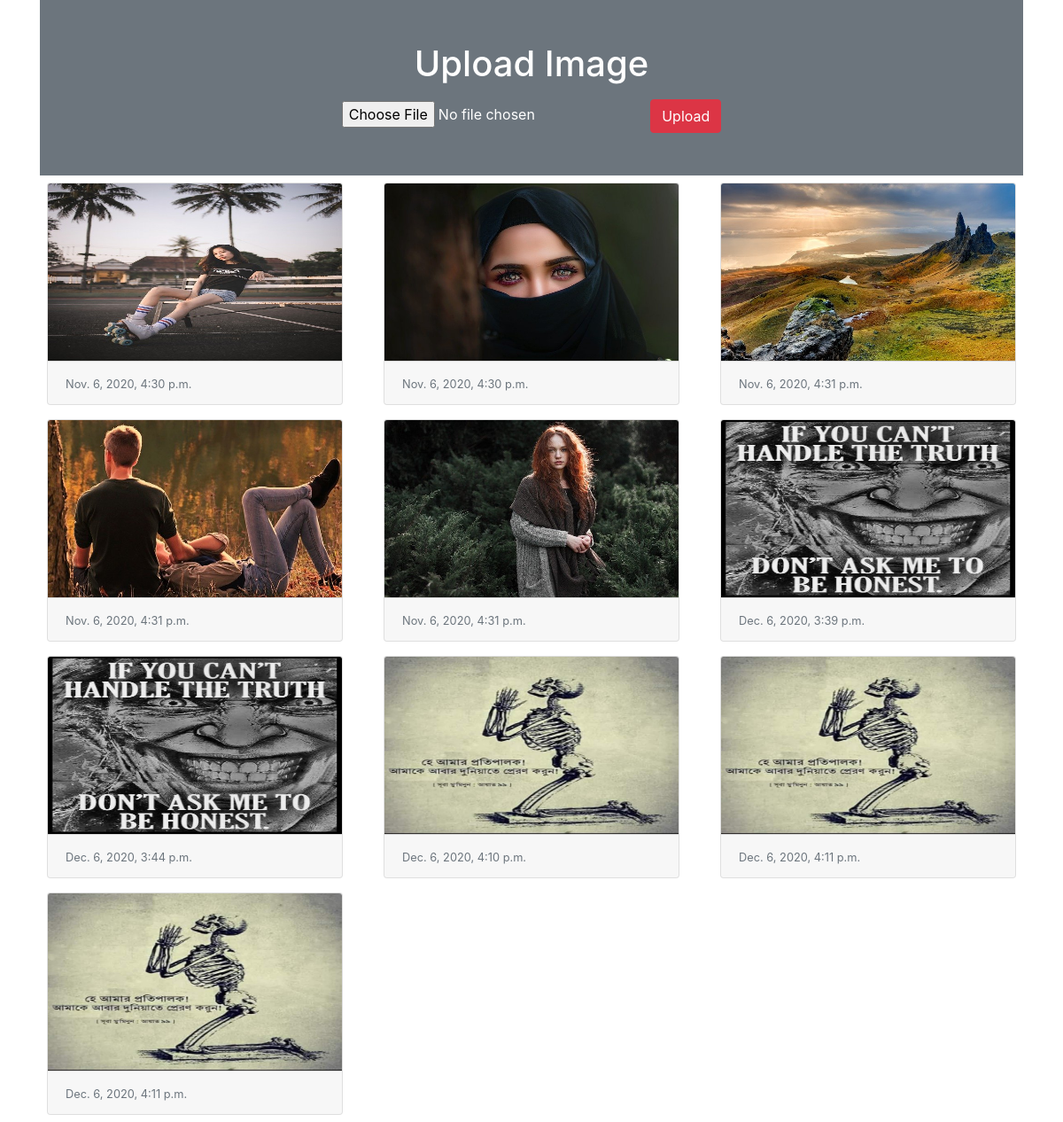
The page / on the database its author committed.
### myapp/models.py (models this page shows)
class Image(models.Model):
 photo = models.ImageField(upload_to="myimage")
 date = models.DateTimeField(auto_now_add=True)

### myapp/views.py (the view)
# urls.py: path('', views.home)
def home(request):
 if request.method == "POST":
  form = ImageForm(request.POST, request.FILES)
  if form.is_valid():
   form.save()
 form = ImageForm()
 img = Image.objects.all()
 return render(request, 'myapp/home.html', {'img':img, 'form':form})

### myapp/forms.py
class ImageForm(forms.ModelForm):
 class Meta:
  model = Image
  fields = '__all__'
  labels = {'photo':''}

### myapp/templates/myapp/home.html (shortened to what this page needs)
<!doctype html>
<html lang="en">
  <head>
    <link rel="stylesheet" href="https://cdn.jsdelivr.net/npm/bootstrap@4.5.3/dist/css/bootstrap.min.css">
  </head>
  <body>
   <div class="container">
    <div class="py-5 text-center bg-secondary text-white">
     <h1 class="mb-3">Upload Image</h1>
     <form action="" method="post" enctype="multipart/form-data">
      {{form}}
      <input type="submit" class="btn btn-danger" value="Upload">
     </form>
    </div>
    <div class="row">
     {% for x in img %}
      <div class="col-sm-4">
       <div class="card m-2">
        <img src="{{x.photo.url}}" alt="" class="card-img-top" height="200px">
        <div class="card-footer">
         <small class="text-muted">{{x.date}}</small>
        </div>
       </div>
      </div>
     {% endfor %}
    </div>
   </div>
  </body>
</html>

### rows shown on the page
Image: photo (picture), date "Nov. 6, 2020, 4:30 p.m."
Image: photo (picture), date "Nov. 6, 2020, 4:30 p.m."
Image: photo (picture), date "Nov. 6, 2020, 4:31 p.m."
Image: photo (picture), date "Nov. 6, 2020, 4:31 p.m."
Image: photo (picture), date "Nov. 6, 2020, 4:31 p.m."
Image: photo (picture), date "Dec. 6, 2020, 3:39 p.m."
Image: photo (picture), date "Dec. 6, 2020, 3:44 p.m."
Image: photo (picture), date "Dec. 6, 2020, 4:10 p.m."
Image: photo (picture), date "Dec. 6, 2020, 4:11 p.m."
Image: photo (picture), date "Dec. 6, 2020, 4:11 p.m."
